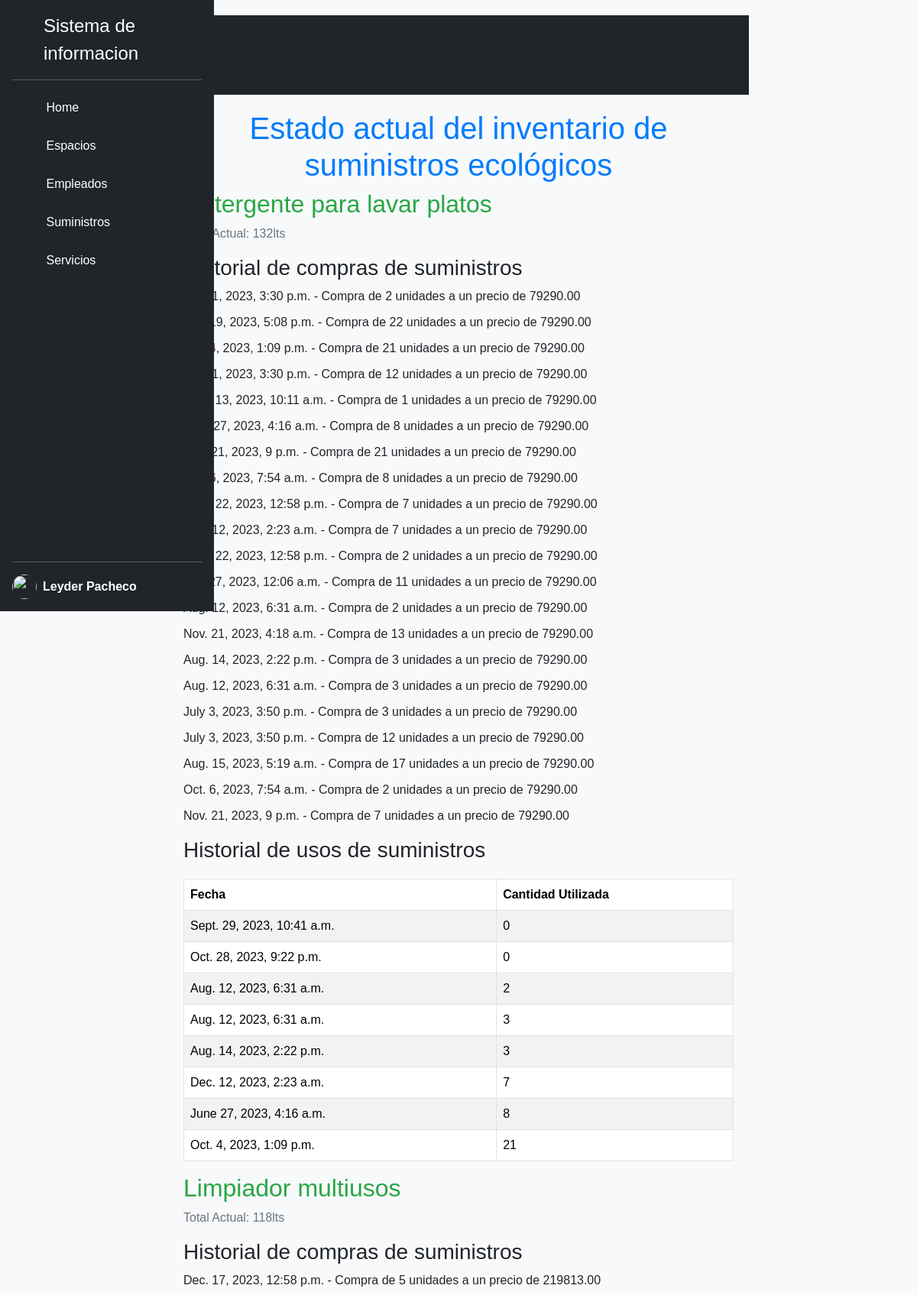
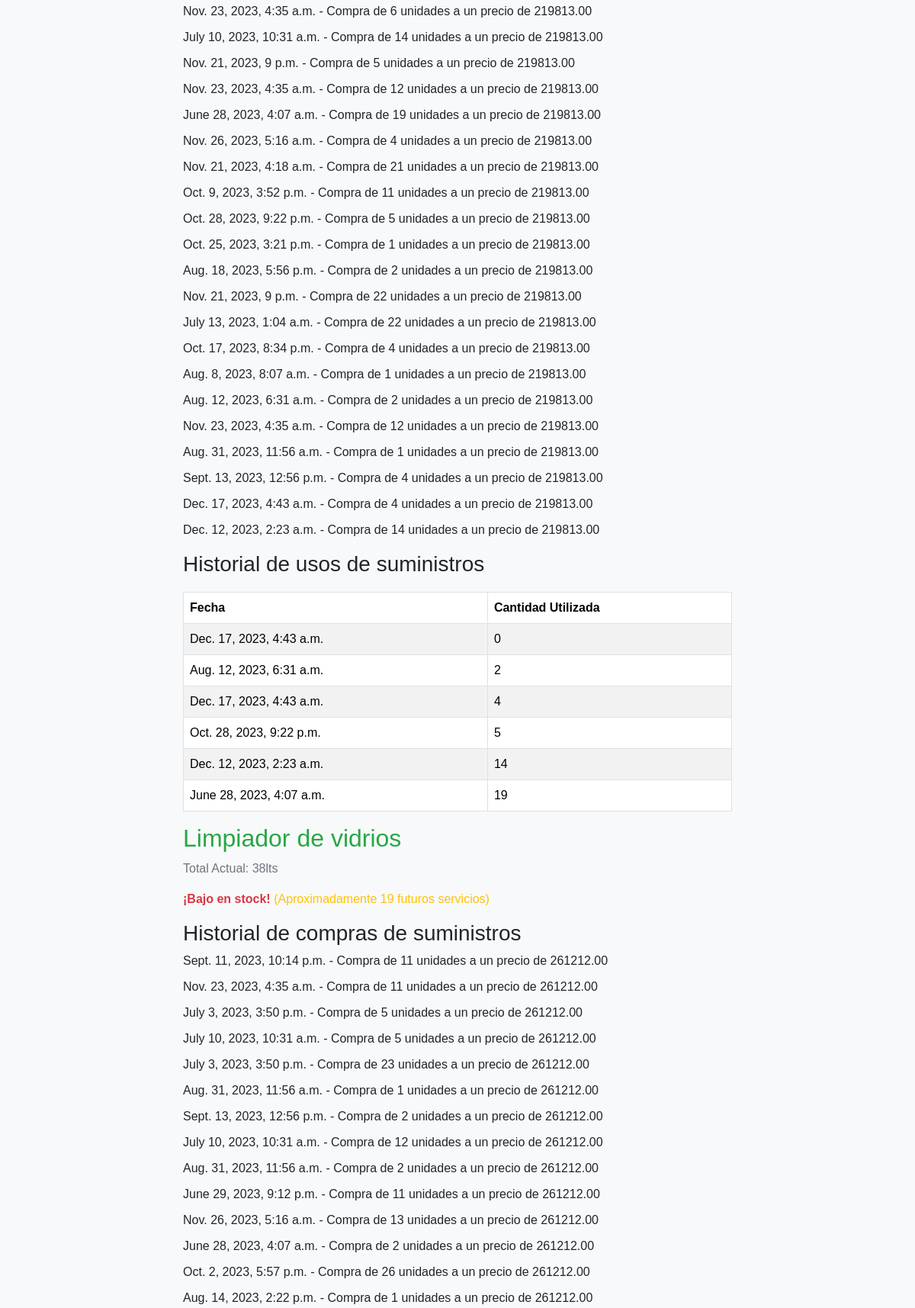
The app's page /inventario/ (upper part) with its own data (2 pictures, top to bottom).
### myapp/models.py (models this page shows, shortened)
class Inventario(models.Model):
    nombre = models.CharField(max_length=200, unique=True)
    cantidad_total = models.DecimalField(max_digits=9, decimal_places=0, default=0)
    precio = models.DecimalField(max_digits=10, decimal_places=2)
    def obtener_total_actual(self):
        total_comprado = Detalles_Servicio.objects.filter(
            inventario=self
        ).aggregate(
            total_comprado=Sum(F('cantidad_utilizada') * -1)
        )['total_comprado'] or 0  # En caso de que la suma sea None, establecerlo a 0
        total_actual = self.cantidad_total + total_comprado
        return total_actual

### myapp/views.py (the view)
# urls.py: path('inventario/', views.inventarios, name="inventario"),
def inventarios(request):
    inventarios = Inventario.objects.all()
    historiales = []
    for inventario in inventarios:
        historial_compras = Detalles_Servicio.objects.filter(
            inventario=inventario,
            cantidad_utilizada__gt=0
        ).values(
            'cantidad_utilizada',
            'servicio__fecha',
            'inventario__precio'
        )
        historial_usos = Detalles_Servicio.objects.filter(
            inventario=inventario,
            servicio__espacio__estado='finalizado'
        ).values(
            'cantidad_utilizada',
            'servicio__fecha'
        ).annotate(total_utilizado=Sum('cantidad_utilizada'))
        if historial_usos and historial_usos[0]['total_utilizado'] > inventario.cantidad_total:
            historial_usos[0]['total_utilizado'] = inventario.cantidad_total
        total_actual = inventario.obtener_total_actual()
        aproximado_futuros_servicios = total_actual / 2
        historiales.append({
            'inventario': inventario,
            'historial_compras': historial_compras,
            'historial_usos': historial_usos,
            'total_actual': total_actual,
            'aproximado_futuros_servicios': aproximado_futuros_servicios,
        })
    return render(request, 'inventarios.html', {'historiales': historiales})

### myapp/templates/inventarios.html (shortened to what this page needs)
{% extends "layouts/base.html" %}
{% block content %}
{% load static %}
<div class="fixed-top d-flex">
    {% include 'layouts/sidebar.html' %}
</div>
<div class=" ">
    {% include 'layouts/header.html' %}
    <div class="container overflow-auto">
        <h1>Estado actual del inventario de suministros ecológicos</h1>
        {% for historial in historiales %}
        <h2>{{ historial.inventario.nombre }}</h2>
        <p>Total Actual: {{ historial.total_actual }}lts </p>
        {% if historial.total_actual < 40 %} <span class="bajo-stock"> ¡Bajo en stock! </span>
            <span class="aproximado">
                (Aproximadamente {{ historial.aproximado_futuros_servicios }} futuros servicios)
            </span>
            {% endif %}
            <h3>Historial de compras de suministros</h3>
            <ul>
                {% for detalle in historial.historial_compras %}
                <li>
                    {{ detalle.servicio__fecha }} - Compra de {{ detalle.cantidad_utilizada }} unidades
                    a un precio de {{ detalle.inventario__precio }}
                </li>
                {% endfor %}
            </ul>
            <h3>Historial de usos de suministros</h3>
            {% if historial.historial_usos %}
            <table class="table table-striped">
                <thead>
                    <tr>
                        <th>Fecha</th>
                        <th>Cantidad Utilizada</th>
                    </tr>
                </thead>
                <tbody>
                    {% for detalle in historial.historial_usos %}
                    <tr>
                        <td>{{ detalle.servicio__fecha }}</td>
                        <td>{{ detalle.total_utilizado }}</td>
                    </tr>
                    {% endfor %}
                </tbody>
            </table>
            {% else %}
            <p class="no-historial">No hay historial de usos de suministros para este elemento.</p>
            {% endif %}
            {% endfor %}
    </div>
</div>
{% endblock content %}

### myapp/templates/layouts/base.html (shortened to what this page needs)
<!DOCTYPE html>
<html lang="en">
<head>
  <link href="https://cdn.jsdelivr.net/npm/bootstrap@5.3.2/dist/css/bootstrap.min.css" rel="stylesheet"
 />
  <link href="https://cdn.jsdelivr.net/npm/simple-datatables@latest/dist/style.css" rel="stylesheet" type="text/css" />
</head>
<body>
  <div class="container">
    {% block content %}
    {% endblock content %}
  </div>
</body>
</html>

### myapp/templates/layouts/sidebar.html (shortened to what this page needs)
<div class="d-flex flex-column flex-shrink-0 p-3 text-bg-dark sidebar" style="width: 280px; height: 100vh">
  <a href="/" class="d-flex align-items-center mb-3 mb-md-0 me-md-auto text-white text-decoration-none">
    <svg class="bi pe-none me-2" width="40" height="32">
      <use xlink:href="#bootstrap" />
    </svg>
    <span class="fs-4">Sistema de informacion </span>
  </a>
  <hr />
  <ul class="nav nav-pills flex-column mb-auto">
    <li class="nav-item">
      <a href="{% url 'dashboard-index' %}" class="nav-link text-white" aria-current="page">
        <svg class="bi pe-none me-2" width="16" height="16">
          <use xlink:href="#home" />
        </svg>
        Home
      </a>
    </li>
    <li>
      <a href="{% url 'home' %}" class="nav-link text-white">
        <svg class="bi pe-none me-2" width="16" height="16">
          <use xlink:href="#speedometer2" />
        </svg>
        Espacios
      </a>
    </li>
    <li>
      <a href="{% url 'empleados' %}" class="nav-link text-white">
        <svg class="bi pe-none me-2" width="16" height="16">
          <use xlink:href="#table" />
        </svg>
        Empleados
      </a>
    </li>
    <li>
      <a href="{% url 'inventario' %}" class="nav-link text-white">
        <svg class="bi pe-none me-2" width="16" height="16">
          <use xlink:href="#grid" />
        </svg>
        Suministros
      </a>
    </li>
    <li>
      <a href="{% url 'servicios' %}" class="nav-link text-white">
        <svg class="bi pe-none me-2" width="16" height="16">
          <use xlink:href="#people-circle" />
        </svg>
        Servicios
      </a>
    </li>
  </ul>
  <hr />
  <div class="dropdown">
    <a href="#" class="d-flex align-items-center text-white text-decoration-none "
      data-bs-toggle="dropdown" aria-expanded="false">
      <img src="https://cdn-icons-png.flaticon.com/128/8541/8541903.png" alt="" width="32" height="32" class="rounded-circle me-2" />
      <strong>Leyder Pacheco</strong>
    </a>
  </div>
</div>

### myapp/templates/layouts/header.html (shortened to what this page needs)
<header class="p-3 text-bg-dark">
  <div class="container">
    <div class="d-flex flex-wrap align-items-center justify-content-center justify-content-lg-start">
      <a href="/" class="d-flex align-items-center mb-2 mb-lg-0 text-white text-decoration-none">
      </a>
    </div>
  </div>
</header>

### myapp/templates/inventarios.html (style rules this page uses)
body { background-color: #f8f9fa; font-family: 'Arial', sans-serif; }
.container { max-width: 800px; margin: 0 auto; padding: 20px; }
h1 { color: #007bff; text-align: center; }
h2 { color: #28a745; }
p { color: #6c757d; }
ul { list-style-type: none; padding: 0; }
li { margin-bottom: 10px; }
table { width: 100%; margin-top: 20px; border-collapse: collapse; }
th, td { border: 1px solid #dee2e6; padding: 10px; text-align: left; }
th { background-color: #007bff; color: #fff; }
td { background-color: #f8f9fa; }
.bajo-stock { color: #dc3545; font-weight: bold; }
.aproximado { color: #ffc107; }

### records on screen
Inventario: inventario.nombre "Detergente para lavar platos", total_actual "132", servicio__fecha "Dec. 1, 2023, 3:30 p.m." "Oct. 19, 2023, 5:08 p.m." "Oct. 4, 2023, 1:09 p.m." "Dec. 1, 2023, 3:30 p.m." "Sept. 13, 2023, 10:11 a.m." "June 27, 2023, 4:16 a.m." "Nov. 21, 2023, 9 p.m." "Oct. 6, 2023, 7:54 a.m." "Sept. 22, 2023, 12:58 p.m." "Dec. 12, 2023, 2:23 a.m." "Sept. 22, 2023, 12:58 p.m." "July 27, 2023, 12:06 a.m." "Aug. 12, 2023, 6:31 a.m." "Nov. 21, 2023, 4:18 a.m." "Aug. 14, 2023, 2:22 p.m." "Aug. 12, 2023, 6:31 a.m." "July 3, 2023, 3:50 p.m." "July 3, 2023, 3:50 p.m." "Aug. 15, 2023, 5:19 a.m." "Oct. 6, 2023, 7:54 a.m." "Nov. 21, 2023, 9 p.m.", cantidad_utilizada "2" "22" "21" "12" "1" "8" "21" "8" "7" "7" "2" "11" "2" "13" "3" "3" "3" "12" "17" "2" "7", inventario__precio "79290.00" "79290.00" "79290.00" "79290.00" "79290.00" "79290.00" "79290.00" "79290.00" "79290.00" "79290.00" "79290.00" "79290.00" "79290.00" "79290.00" "79290.00" "79290.00" "79290.00" "79290.00" "79290.00" "79290.00" "79290.00", servicio__fecha "Sept. 29, 2023, 10:41 a.m." "Oct. 28, 2023, 9:22 p.m." "Aug. 12, 2023, 6:31 a.m." "Aug. 12, 2023, 6:31 a.m." "Aug. 14, 2023, 2:22 p.m." "Dec. 12, 2023, 2:23 a.m." "June 27, 2023, 4:16 a.m." "Oct. 4, 2023, 1:09 p.m.", total_utilizado "0" "0" "2" "3" "3" "7" "8" "21"
Inventario: inventario.nombre "Limpiador multiusos", total_actual "118", servicio__fecha "Dec. 17, 2023, 12:58 p.m." "Nov. 23, 2023, 4:35 a.m." "July 10, 2023, 10:31 a.m." "Nov. 21, 2023, 9 p.m." "Nov. 23, 2023, 4:35 a.m." "June 28, 2023, 4:07 a.m." "Nov. 26, 2023, 5:16 a.m." "Nov. 21, 2023, 4:18 a.m." "Oct. 9, 2023, 3:52 p.m." "Oct. 28, 2023, 9:22 p.m." "Oct. 25, 2023, 3:21 p.m." "Aug. 18, 2023, 5:56 p.m." "Nov. 21, 2023, 9 p.m." "July 13, 2023, 1:04 a.m." "Oct. 17, 2023, 8:34 p.m." "Aug. 8, 2023, 8:07 a.m." "Aug. 12, 2023, 6:31 a.m." "Nov. 23, 2023, 4:35 a.m." "Aug. 31, 2023, 11:56 a.m." "Sept. 13, 2023, 12:56 p.m." "Dec. 17, 2023, 4:43 a.m." "Dec. 12, 2023, 2:23 a.m.", cantidad_utilizada "5" "6" "14" "5" "12" "19" "4" "21" "11" "5" "1" "2" "22" "22" "4" "1" "2" "12" "1" "4" "4" "14", inventario__precio "219813.00" "219813.00" "219813.00" "219813.00" "219813.00" "219813.00" "219813.00" "219813.00" "219813.00" "219813.00" "219813.00" "219813.00" "219813.00" "219813.00" "219813.00" "219813.00" "219813.00" "219813.00" "219813.00" "219813.00" "219813.00" "219813.00", servicio__fecha "Dec. 17, 2023, 4:43 a.m." "Aug. 12, 2023, 6:31 a.m." "Dec. 17, 2023, 4:43 a.m." "Oct. 28, 2023, 9:22 p.m." "Dec. 12, 2023, 2:23 a.m." "June 28, 2023, 4:07 a.m.", total_utilizado "0" "2" "4" "5" "14" "19"
Inventario: inventario.nombre "Limpiador de vidrios", total_actual "38", aproximado_futuros_servicios "19", servicio__fecha "Sept. 11, 2023, 10:14 p.m." "Nov. 23, 2023, 4:35 a.m." "July 3, 2023, 3:50 p.m." "July 10, 2023, 10:31 a.m." "July 3, 2023, 3:50 p.m." "Aug. 31, 2023, 11:56 a.m." "Sept. 13, 2023, 12:56 p.m." "July 10, 2023, 10:31 a.m." "Aug. 31, 2023, 11:56 a.m." "June 29, 2023, 9:12 p.m." "Nov. 26, 2023, 5:16 a.m." "June 28, 2023, 4:07 a.m." "Oct. 2, 2023, 5:57 p.m." "Aug. 14, 2023, 2:22 p.m.", cantidad_utilizada "11" "11" "5" "5" "23" "1" "2" "12" "2" "11" "13" "2" "26" "1", inventario__precio "261212.00" "261212.00" "261212.00" "261212.00" "261212.00" "261212.00" "261212.00" "261212.00" "261212.00" "261212.00" "261212.00" "261212.00" "261212.00" "261212.00"
